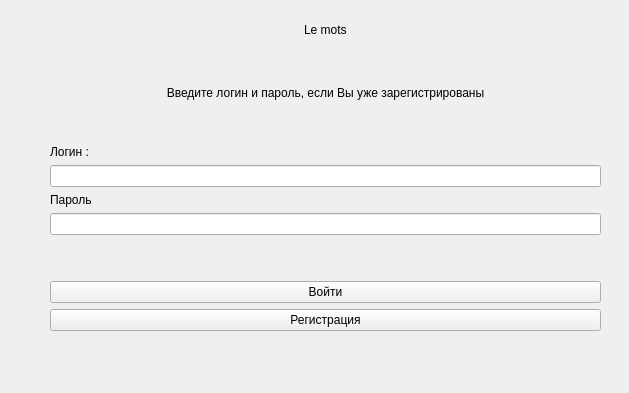
<?xml version="1.0" encoding="UTF-8"?>
<ui version="4.0">
 <class>LoginForm</class>
 <widget class="QWidget" name="LoginForm">
  <property name="geometry">
   <rect>
    <x>0</x>
    <y>0</y>
    <width>629</width>
    <height>393</height>
   </rect>
  </property>
  <property name="windowTitle">
   <string>Form</string>
  </property>
  <widget class="QWidget" name="layoutWidget_3">
   <property name="geometry">
    <rect>
     <x>50</x>
     <y>20</y>
     <width>551</width>
     <height>351</height>
    </rect>
   </property>
   <layout class="QVBoxLayout" name="verticalLayout_3">
    <item>
     <layout class="QHBoxLayout" name="horizontalLayout_2">
      <item>
       <spacer name="horizontalSpacer_7">
        <property name="orientation">
         <enum>Qt::Horizontal</enum>
        </property>
        <property name="sizeHint" stdset="0">
         <size>
          <width>40</width>
          <height>20</height>
         </size>
        </property>
       </spacer>
      </item>
      <item>
       <widget class="QLabel" name="head_label_2">
        <property name="text">
         <string>Le mots</string>
        </property>
       </widget>
      </item>
      <item>
       <spacer name="horizontalSpacer_8">
        <property name="orientation">
         <enum>Qt::Horizontal</enum>
        </property>
        <property name="sizeHint" stdset="0">
         <size>
          <width>40</width>
          <height>20</height>
         </size>
        </property>
       </spacer>
      </item>
     </layout>
    </item>
    <item>
     <spacer name="verticalSpacer_4">
      <property name="orientation">
       <enum>Qt::Vertical</enum>
      </property>
      <property name="sizeHint" stdset="0">
       <size>
        <width>20</width>
        <height>40</height>
       </size>
      </property>
     </spacer>
    </item>
    <item>
     <widget class="QLabel" name="label">
      <property name="frameShape">
       <enum>QFrame::NoFrame</enum>
      </property>
      <property name="text">
       <string>Введите логин и пароль, если Вы уже зарегистрированы</string>
      </property>
      <property name="alignment">
       <set>Qt::AlignCenter</set>
      </property>
     </widget>
    </item>
    <item>
     <spacer name="verticalSpacer_3">
      <property name="orientation">
       <enum>Qt::Vertical</enum>
      </property>
      <property name="sizeHint" stdset="0">
       <size>
        <width>20</width>
        <height>40</height>
       </size>
      </property>
     </spacer>
    </item>
    <item>
     <widget class="QLabel" name="label_10">
      <property name="text">
       <string>Логин :</string>
      </property>
     </widget>
    </item>
    <item>
     <widget class="QLineEdit" name="logEdit"/>
    </item>
    <item>
     <widget class="QLabel" name="label_11">
      <property name="text">
       <string>Пароль</string>
      </property>
     </widget>
    </item>
    <item>
     <widget class="QLineEdit" name="pasEdit"/>
    </item>
    <item>
     <spacer name="verticalSpacer">
      <property name="orientation">
       <enum>Qt::Vertical</enum>
      </property>
      <property name="sizeHint" stdset="0">
       <size>
        <width>20</width>
        <height>40</height>
       </size>
      </property>
     </spacer>
    </item>
    <item>
     <widget class="QPushButton" name="logButton">
      <property name="text">
       <string>Войти</string>
      </property>
     </widget>
    </item>
    <item>
     <widget class="QPushButton" name="regButton">
      <property name="text">
       <string>Регистрация</string>
      </property>
     </widget>
    </item>
    <item>
     <spacer name="verticalSpacer_2">
      <property name="orientation">
       <enum>Qt::Vertical</enum>
      </property>
      <property name="sizeHint" stdset="0">
       <size>
        <width>20</width>
        <height>40</height>
       </size>
      </property>
     </spacer>
    </item>
   </layout>
  </widget>
 </widget>
 <resources/>
 <connections/>
</ui>
